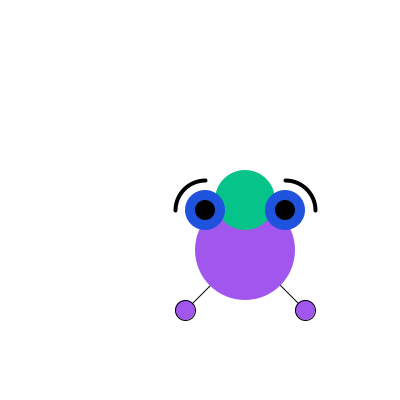
Frame 1 (no input)
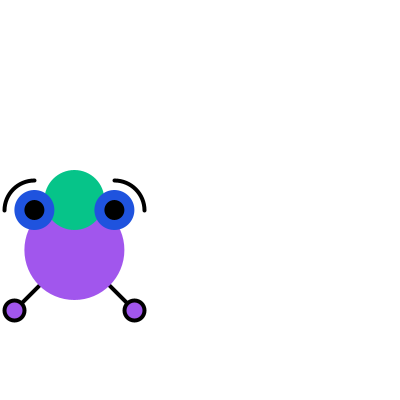
Frame 60 (the mouse pressed at the canvas centre just before this capture)
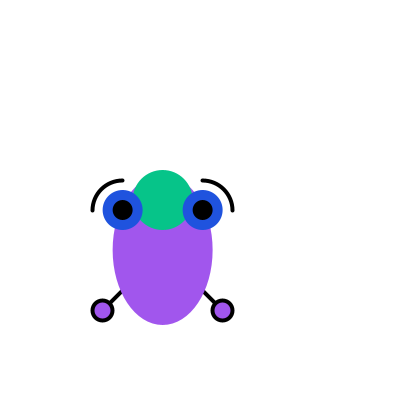
Frame 120 (the mouse held since frame 60 and released just before this capture)

The Processing sketch that drew these frames (run headless with seeded random() and noise(); from frame 60 on, the mouse is pressed at the canvas centre):

// Processing sketch: processing_57390
// ── processing_57390.pde

float x=250;
float y=250;
float h=100;
float w=100;
int bodyHeight =150;
float easing = 0.02;

void setup(){
  
  size(400, 400);
  background(255);
  smooth();
  
  
}

 
 void draw(){
   background(255);
   int targetX = mouseX; 
  x += (targetX - x) * easing;
  
  if (mousePressed){
    bodyHeight=150;
  }else {
    bodyHeight= 100;
  }
  background(255);
  
  //legR
  line(x, y, x+60, y+60);
 //legL
  line(x, y, x-60, y+60);
 //footR
 fill(161, 86, 237); 
 ellipse(x+60, y+60, w/5, h/5);
 //footL
 ellipse(x-60, y+60, w/5, h/5);

noStroke();
//body
fill(161, 86, 237);
  ellipse(x, y, w, bodyHeight);
    

//head
fill(6, 196, 137);
  ellipse(x, y-50, w-40, h-40);
//eyeL
fill(31, 83, 222);
  ellipse(x-40, y-40, w/2-10, h/2-10);
 fill(0);
  ellipse(x-40, y-40, w/5, h/5);
//eyeR
fill(31, 83, 222);
  ellipse(x+40, y-40, w/2-10, h/2-10);
fill(0);
  ellipse(x+40, y-40, w/5, h/5);



 //eyebrowL
 noFill();
 stroke(0);
 strokeWeight(4);
  arc(x-40, y-40, w-40, h-40, PI, PI+HALF_PI);
  
  //eyebrowR
    arc(x+40, y-40, w-40, h-40, PI+HALF_PI, TWO_PI);

 }
